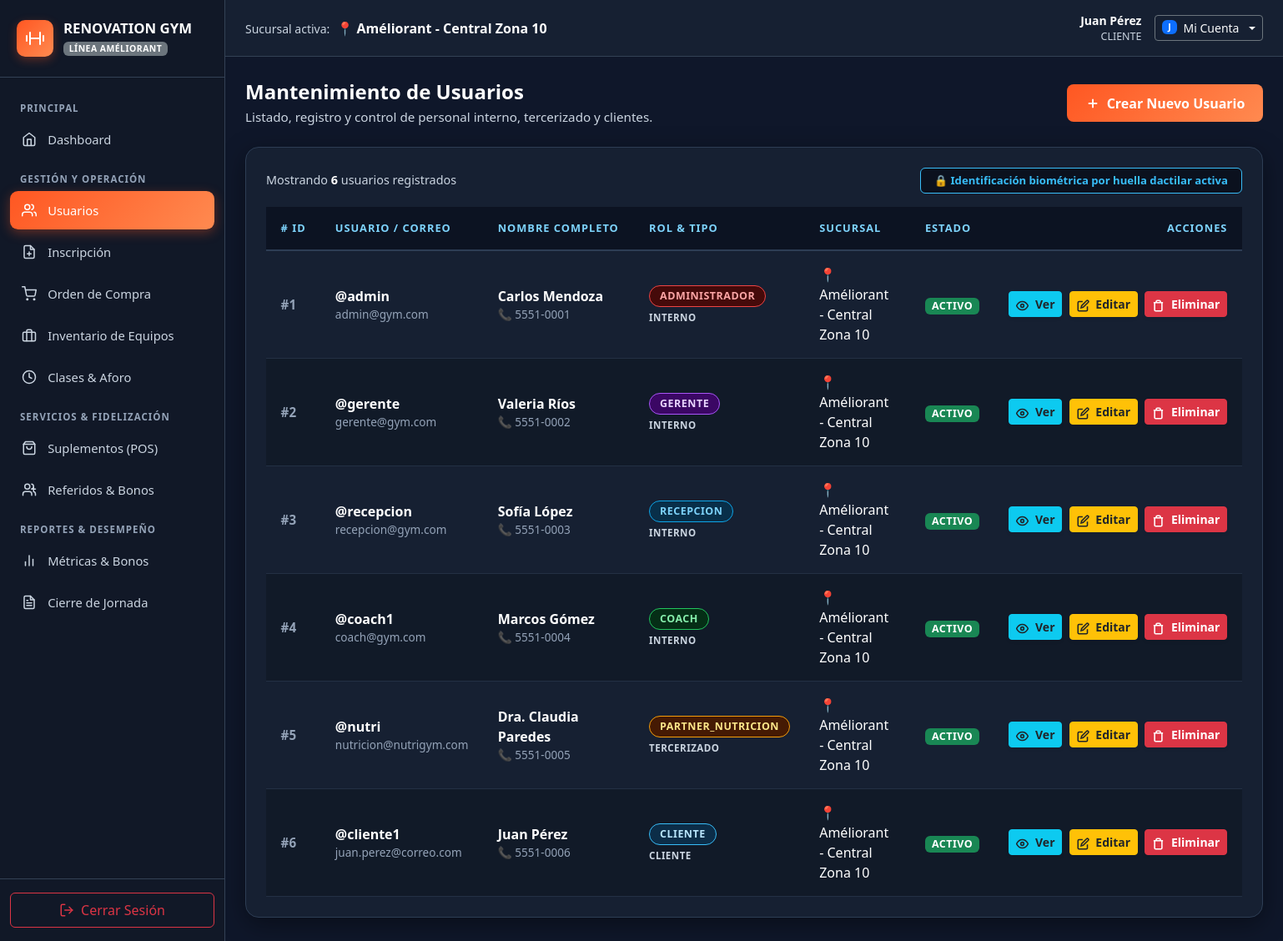
The page /usuarios/index.php (signed in) on the database its author committed.
### tables this page shows
CREATE TABLE `usuarios` (
    `id` INT AUTO_INCREMENT PRIMARY KEY,
    `sucursal_id` INT NULL,                          
    `rol_id` INT NOT NULL,                           
    `nombre` VARCHAR(80) NOT NULL,
    `apellido` VARCHAR(80) NOT NULL,
    `email` VARCHAR(120) NOT NULL UNIQUE,
    `usuario` VARCHAR(50) NOT NULL UNIQUE,
    `password` VARCHAR(255) NOT NULL,                
    `tipo_persona` ENUM('INTERNO', 'TERCERIZADO', 'CLIENTE') NOT NULL,
    `huella_dactilar_hash` VARCHAR(255) UNIQUE NULL, 
    `telefono` VARCHAR(25),
    `estado` ENUM('ACTIVO', 'INACTIVO', 'SUSPENDIDO') DEFAULT 'ACTIVO',
    `ultimo_login` DATETIME NULL,
    `created_at` TIMESTAMP DEFAULT CURRENT_TIMESTAMP,
    `updated_at` TIMESTAMP DEFAULT CURRENT_TIMESTAMP ON UPDATE CURRENT_TIMESTAMP,
    CONSTRAINT `fk_usuario_sucursal` FOREIGN KEY (`sucursal_id`) REFERENCES `sucursales` (`id`) ON DELETE SET NULL,
    CONSTRAINT `fk_usuario_rol` FOREIGN KEY (`rol_id`) REFERENCES `roles` (`id`)
);

CREATE TABLE `roles` (
    `id` INT AUTO_INCREMENT PRIMARY KEY,
    `nombre_rol` VARCHAR(50) NOT NULL UNIQUE,
    `descripcion` VARCHAR(255)
);

CREATE TABLE `sucursales` (
    `id` INT AUTO_INCREMENT PRIMARY KEY,
    `nombre` VARCHAR(100) NOT NULL,
    `codigo_sucursal` VARCHAR(20) NOT NULL UNIQUE,
    `direccion` VARCHAR(255) NOT NULL,
    `telefono` VARCHAR(25),
    `aforo_maximo` INT NOT NULL DEFAULT 100,  
    `horario_lv` VARCHAR(50) DEFAULT '04:00 - 22:00',
    `horario_sd` VARCHAR(50) DEFAULT '06:00 - 14:00',
    `tiene_piscina` TINYINT(1) DEFAULT 0,   
    `tiene_boxeo` TINYINT(1) DEFAULT 0,     
    `estado` ENUM('ACTIVA', 'INACTIVA', 'MANTENIMIENTO') DEFAULT 'ACTIVA',
    `created_at` TIMESTAMP DEFAULT CURRENT_TIMESTAMP
);

### usuarios/index.php (the view, shortened to what the rows shown need)
<?php
require_once __DIR__ . '/controlador_usuarios.php';
?>
<!DOCTYPE html>
<html lang="es">
<head>
    <link rel="stylesheet" href="../css/bootstrap.min.css">
    <link rel="stylesheet" href="../css/dashboard.css">
    <link rel="stylesheet" href="../css/usuarios.css">
</head>
<body>
<div class="dashboard-wrapper">
    <div class="main-content">
        <main class="content-body">
            <div class="d-flex justify-content-between align-items-center flex-wrap gap-3 mb-4">
                <div>
                    <h2 class="h4 fw-bold text-white mb-1">Mantenimiento de Usuarios</h2>
                </div>
            </div>
            <div class="table-responsive-card">
                <div class="table-responsive">
                    <table class="table table-dark table-custom align-middle">
                        <thead>
                            <tr>
                                <th># ID</th>
                                <th>Usuario / Correo</th>
                                <th>Nombre Completo</th>
                                <th>Rol & Tipo</th>
                                <th>Sucursal</th>
                                <th>Estado</th>
                                <th class="text-end">Acciones</th>
                            </tr>
                        </thead>
                        <tbody>
                            <?php if (empty($usuarios)): ?>
                                <tr>
                                    <td colspan="7" class="text-center py-4 text-muted">
                                        No se encontraron usuarios registrados en la base de datos.
                                    </td>
                                </tr>
                            <?php else: ?>
                                <?php foreach ($usuarios as $u): ?>
                                    <?php
                                        $bClass = 'badge-role-admin';
                                        if (stripos($u['nombre_rol'], 'GERENTE') !== false) $bClass = 'badge-role-gerente';
                                        elseif (stripos($u['nombre_rol'], 'RECEPCION') !== false) $bClass = 'badge-role-recepcion';
                                        elseif (stripos($u['nombre_rol'], 'COACH') !== false) $bClass = 'badge-role-coach';
                                        elseif (stripos($u['nombre_rol'], 'PARTNER') !== false) $bClass = 'badge-role-partner';
                                        elseif (stripos($u['nombre_rol'], 'CLIENTE') !== false) $bClass = 'badge-role-cliente';
                                        $estadoBadge = ($u['estado'] === 'ACTIVO')
                                            ? 'bg-success text-white'
                                            : (($u['estado'] === 'SUSPENDIDO') ? 'bg-warning text-dark' : 'bg-danger text-white');
                                        $datosJson = htmlspecialchars(json_encode($u), ENT_QUOTES, 'UTF-8');
                                    ?>
                                    <tr>
                                        <td>
                                            <span class="fw-bold" style="color: #94a3b8; font-size: 0.95rem;">#<?= htmlspecialchars($u['id']) ?></span>
                                        </td>
                                        <td>
                                            <div class="fw-bold text-white fs-6 mb-0">@<?= htmlspecialchars($u['usuario']) ?></div>
                                            <div style="color: #94a3b8; font-size: 0.85rem;"><?= htmlspecialchars($u['email']) ?></div>
                                        </td>
                                        <td>
                                            <div class="fw-bold text-white fs-6 mb-0"><?= htmlspecialchars($u['nombre'] . ' ' . $u['apellido']) ?></div>
                                            <div style="color: #94a3b8; font-size: 0.85rem;"><?= !empty($u['telefono']) ? '📞 ' . htmlspecialchars($u['telefono']) : 'Sin teléfono' ?></div>
                                        </td>
                                        <td>
                                            <span class="badge badge-role <?= $bClass ?> mb-1"><?= htmlspecialchars($u['nombre_rol']) ?></span>
                                            <div class="fw-semibold text-uppercase" style="color: #cbd5e1; font-size: 0.72rem; letter-spacing: 0.5px;">
                                                <?= htmlspecialchars($u['tipo_persona']) ?>
                                            </div>
                                        </td>
                                        <td>
                                            <div class="fw-medium text-white">
                                                📍 <?= !empty($u['sucursal_nombre']) ? htmlspecialchars($u['sucursal_nombre']) : '<span style="color: #94a3b8;">Central / Global</span>' ?>
                                            </div>
                                        </td>
                                        <td>
                                            <span class="badge <?= $estadoBadge ?> py-1 px-2 fw-bold" style="font-size: 0.78rem; letter-spacing: 0.5px;">
                                                <?= htmlspecialchars($u['estado']) ?>
                                            </span>
                                        </td>
                                        <td class="text-end text-nowrap">
                                            <button
                                                type="button"
                                                class="btn btn-sm btn-info text-dark fw-bold me-1 px-2 py-1 shadow-sm"
                                                title="Ver detalles"
                                                onclick='verUsuario(<?= $datosJson ?>)'
                                            >
                                                <svg width="15" height="15" viewBox="0 0 24 24" fill="none" stroke="currentColor" stroke-width="2.5" class="me-1">
                                                    <path d="M1 12s4-8 11-8 11 8 11 8-4 8-11 8-11-8-11-8z"></path>
                                                    <circle cx="12" cy="12" r="3"></circle>
                                                </svg>
                                                Ver
                                            </button>
                                            <button
                                                type="button"
                                                class="btn btn-sm btn-warning text-dark fw-bold me-1 px-2 py-1 shadow-sm"
                                                title="Editar usuario"
                                                onclick='editarUsuario(<?= $datosJson ?>)'
                                            >
                                                <svg width="15" height="15" viewBox="0 0 24 24" fill="none" stroke="currentColor" stroke-width="2.5" class="me-1">
                                                    <path d="M11 4H4a2 2 0 0 0-2 2v14a2 2 0 0 0 2 2h14a2 2 0 0 0 2-2v-7"></path>
                                                    <path d="M18.5 2.5a2.121 2.121 0 0 1 3 3L12 15l-4 1 1-4 9.5-9.5z"></path>
                                                </svg>
                                                Editar
                                            </button>
                                            <button
                                                type="button"
                                                class="btn btn-sm btn-danger text-white fw-bold px-2 py-1 shadow-sm"
                                                title="Eliminar usuario"
                                                onclick="eliminarUsuario(<?= $u['id'] ?>, '<?= htmlspecialchars($u['nombre'] . ' ' . $u['apellido'], ENT_QUOTES) ?>', '<?= htmlspecialchars($u['usuario'], ENT_QUOTES) ?>')"
                                            >
                                                <svg width="15" height="15" viewBox="0 0 24 24" fill="none" stroke="currentColor" stroke-width="2.5" class="me-1">
                                                    <polyline points="3 6 5 6 21 6"></polyline>
                                                    <path d="M19 6v14a2 2 0 0 1-2 2H7a2 2 0 0 1-2-2V6m3 0V4a2 2 0 0 1 2-2h4a2 2 0 0 1 2 2v2"></path>
                                                </svg>
                                                Eliminar
                                            </button>
                                        </td>
                                    </tr>
                                <?php endforeach; ?>
                            <?php endif; ?>
                        </tbody>
                    </table>
                </div>
            </div>
        </main>
    </div>
</div>
</body>
</html>

### rows shown on the page
usuarios: id "1", usuario "admin", email "admin@gym.com", nombre+apellido "Carlos Mendoza", telefono "5551-0001", rol.nombre_rol "ADMINISTRADOR", tipo_persona "INTERNO", sucursal.nombre "Améliorant - Central Zona 10", estado "ACTIVO"
usuarios: id "2", usuario "gerente", email "gerente@gym.com", nombre+apellido "Valeria Ríos", telefono "5551-0002", rol.nombre_rol "GERENTE", tipo_persona "INTERNO", sucursal.nombre "Améliorant - Central Zona 10", estado "ACTIVO"
usuarios: id "3", usuario "recepcion", email "recepcion@gym.com", nombre+apellido "Sofía López", telefono "5551-0003", rol.nombre_rol "RECEPCION", tipo_persona "INTERNO", sucursal.nombre "Améliorant - Central Zona 10", estado "ACTIVO"
usuarios: id "4", usuario "coach1", email "coach@gym.com", nombre+apellido "Marcos Gómez", telefono "5551-0004", rol.nombre_rol "COACH", tipo_persona "INTERNO", sucursal.nombre "Améliorant - Central Zona 10", estado "ACTIVO"
usuarios: id "5", usuario "nutri", email "nutricion@nutrigym.com", nombre+apellido "Dra. Claudia Paredes", telefono "5551-0005", rol.nombre_rol "PARTNER_NUTRICION", tipo_persona "TERCERIZADO", sucursal.nombre "Améliorant - Central Zona 10", estado "ACTIVO"
usuarios: id "6", usuario "cliente1", email "juan.perez@correo.com", nombre+apellido "Juan Pérez", telefono "5551-0006", rol.nombre_rol "CLIENTE", tipo_persona "CLIENTE", sucursal.nombre "Améliorant - Central Zona 10", estado "ACTIVO"

### other values the page prints
$usuario_activo_suc "Améliorant - Central Zona 10"
$usuario_activo_nombre "Juan Pérez"
$usuario_activo_rol "CLIENTE"
$iniciales_activo "J"
count($usuarios) "6"
